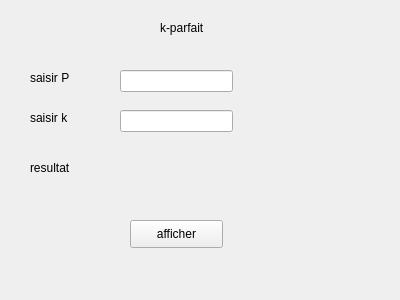
<?xml version="1.0" encoding="UTF-8"?>
<ui version="4.0">
 <class>Form</class>
 <widget class="QWidget" name="Form">
  <property name="geometry">
   <rect>
    <x>0</x>
    <y>0</y>
    <width>400</width>
    <height>300</height>
   </rect>
  </property>
  <property name="windowTitle">
   <string>Form</string>
  </property>
  <widget class="QLabel" name="label">
   <property name="geometry">
    <rect>
     <x>160</x>
     <y>20</y>
     <width>55</width>
     <height>16</height>
    </rect>
   </property>
   <property name="text">
    <string>k-parfait</string>
   </property>
  </widget>
  <widget class="QLabel" name="label_2">
   <property name="geometry">
    <rect>
     <x>30</x>
     <y>70</y>
     <width>55</width>
     <height>16</height>
    </rect>
   </property>
   <property name="text">
    <string>saisir P</string>
   </property>
  </widget>
  <widget class="QLabel" name="label_3">
   <property name="geometry">
    <rect>
     <x>30</x>
     <y>110</y>
     <width>55</width>
     <height>16</height>
    </rect>
   </property>
   <property name="text">
    <string>saisir k</string>
   </property>
  </widget>
  <widget class="QLabel" name="label_4">
   <property name="geometry">
    <rect>
     <x>30</x>
     <y>160</y>
     <width>55</width>
     <height>16</height>
    </rect>
   </property>
   <property name="text">
    <string>resultat</string>
   </property>
  </widget>
  <widget class="QPushButton" name="bouton">
   <property name="geometry">
    <rect>
     <x>130</x>
     <y>220</y>
     <width>93</width>
     <height>28</height>
    </rect>
   </property>
   <property name="text">
    <string>afficher</string>
   </property>
  </widget>
  <widget class="QLineEdit" name="k">
   <property name="geometry">
    <rect>
     <x>120</x>
     <y>110</y>
     <width>113</width>
     <height>22</height>
    </rect>
   </property>
  </widget>
  <widget class="QLineEdit" name="P">
   <property name="geometry">
    <rect>
     <x>120</x>
     <y>70</y>
     <width>113</width>
     <height>22</height>
    </rect>
   </property>
  </widget>
  <widget class="QLabel" name="resultat">
   <property name="geometry">
    <rect>
     <x>130</x>
     <y>160</y>
     <width>131</width>
     <height>41</height>
    </rect>
   </property>
   <property name="text">
    <string/>
   </property>
  </widget>
 </widget>
 <resources/>
 <connections/>
</ui>
